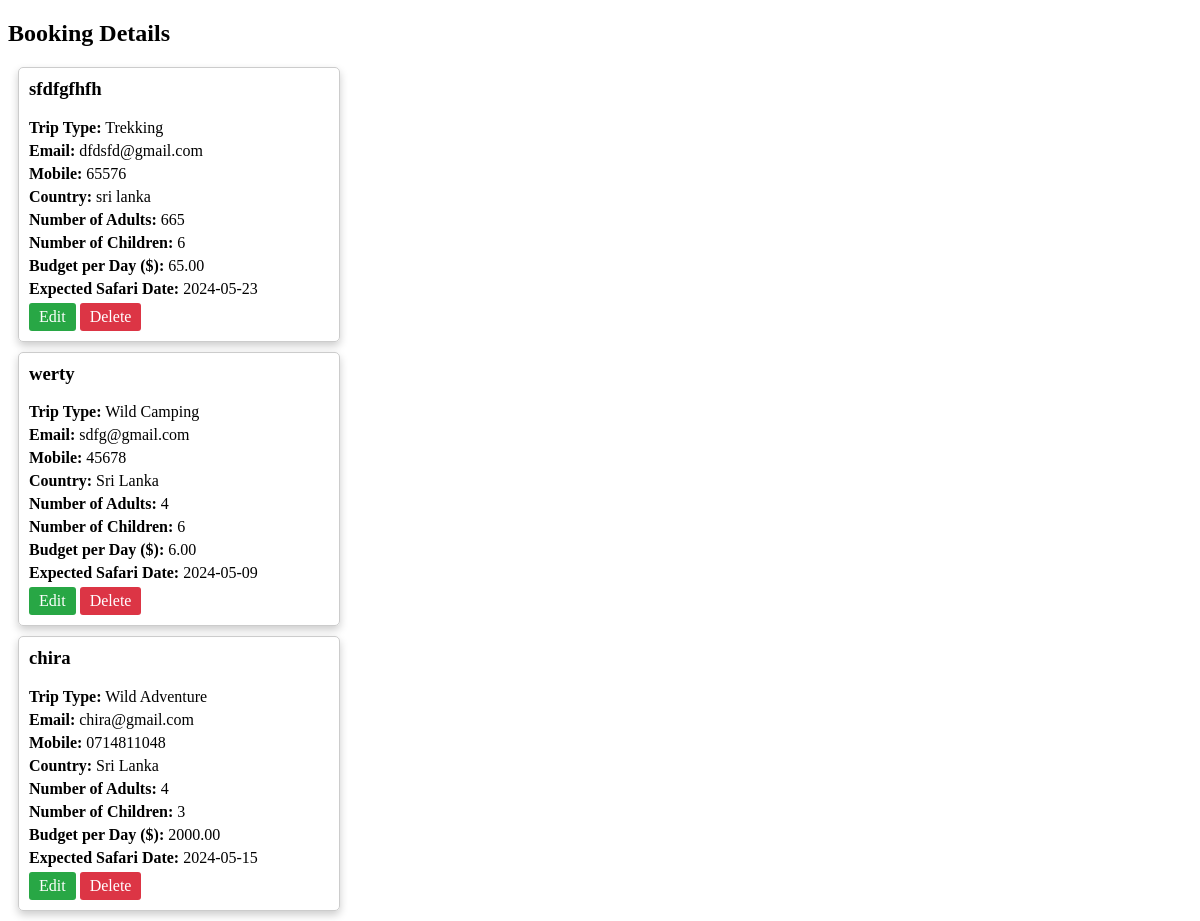
The page /reservations/mybooking.php on the database its author committed.
### tables this page shows
CREATE TABLE `bookings` (
  `booking_id` int(11) NOT NULL,
  `full_name` varchar(255) NOT NULL,
  `trip_type` varchar(100) NOT NULL,
  `email` varchar(255) NOT NULL,
  `mobile` varchar(20) NOT NULL,
  `country` varchar(100) NOT NULL,
  `adults` int(11) NOT NULL,
  `children` int(11) DEFAULT NULL,
  `budget_per_day` decimal(10,2) NOT NULL,
  `safari_date` date NOT NULL,
  `created_at` timestamp NOT NULL DEFAULT current_timestamp(),
  `updated_at` timestamp NOT NULL DEFAULT current_timestamp() ON UPDATE current_timestamp()
);

### reservations/mybooking.php (the view, shortened to what this page needs)
<!DOCTYPE html>
<html>
<head>
</head>
<body>
    <h2>Booking Details</h2>
    <?php
    require_once("dbConnection.php");
    $result = mysqli_query($mysqli, "SELECT * FROM bookings");
    if (mysqli_num_rows($result) > 0) {
        while ($row = mysqli_fetch_assoc($result)) {
            ?>
            <div class="card">
                <h3><?php echo $row['full_name']; ?></h3>
                <p><strong>Trip Type:</strong> <?php echo $row['trip_type']; ?></p>
                <p><strong>Email:</strong> <?php echo $row['email']; ?></p>
                <p><strong>Mobile:</strong> <?php echo $row['mobile']; ?></p>
                <p><strong>Country:</strong> <?php echo $row['country']; ?></p>
                <p><strong>Number of Adults:</strong> <?php echo $row['adults']; ?></p>
                <p><strong>Number of Children:</strong> <?php echo $row['children']; ?></p>
                <p><strong>Budget per Day ($):</strong> <?php echo $row['budget_per_day']; ?></p>
                <p><strong>Expected Safari Date:</strong> <?php echo $row['safari_date']; ?></p>
                <a href="edit.php?id=<?php echo $row['id']; ?>" class="btn edit">Edit</a>
                <a href="delete.php?id=<?php echo $row['id']; ?>" class="btn delete" onclick="return confirm('Are you sure you want to delete this booking?')">Delete</a>
            </div>
            <?php
        }
    } else {
        echo "<p>No bookings found.</p>";
    }
    ?>
</body>
</html>

### reservations/mybooking.php (style rules this page uses)
.card { border: 1px solid #ccc; border-radius: 5px; padding: 10px; margin: 10px; width: 300px; box-shadow: 0 4px 8px 0 rgba(0,0,0,0.2); }
.card h3 { margin-top: 0; }
.card p { margin: 5px 0; }
.btn { display: inline-block; padding: 5px 10px; background-color: #007bff; color: #fff; border: none; border-radius: 3px; cursor: pointer; text-decoration: none; }
.btn.edit { background-color: #28a745; }
.btn.delete { background-color: #dc3545; }

### rows shown on the page
bookings: full_name "sfdfgfhfh", trip_type "Trekking", email "dfdsfd@gmail.com", mobile "65576", country "sri lanka", adults "665", children "6", budget_per_day "65.00", safari_date "2024-05-23"
bookings: full_name "werty", trip_type "Wild Camping", email "sdfg@gmail.com", mobile "45678", country "Sri Lanka", adults "4", children "6", budget_per_day "6.00", safari_date "2024-05-09"
bookings: full_name "chira", trip_type "Wild Adventure", email "chira@gmail.com", mobile "0714811048", country "Sri Lanka", adults "4", children "3", budget_per_day "2000.00", safari_date "2024-05-15"
